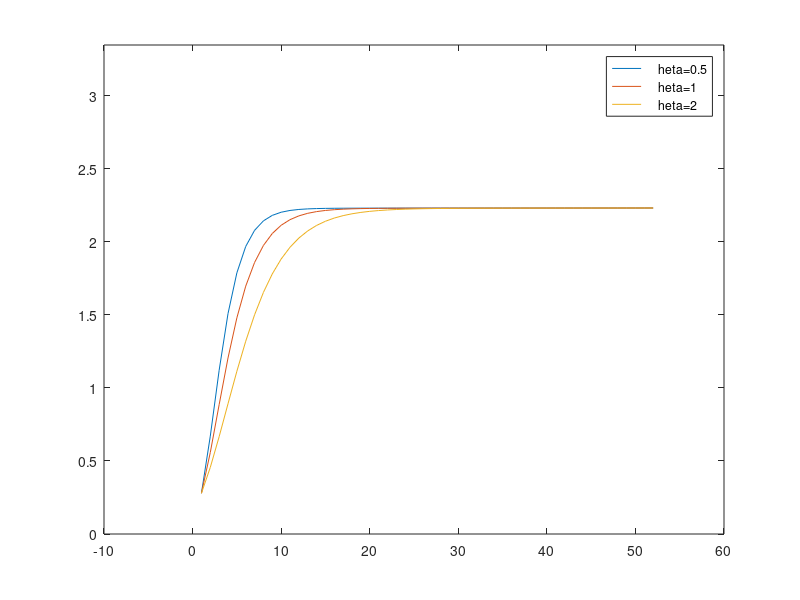
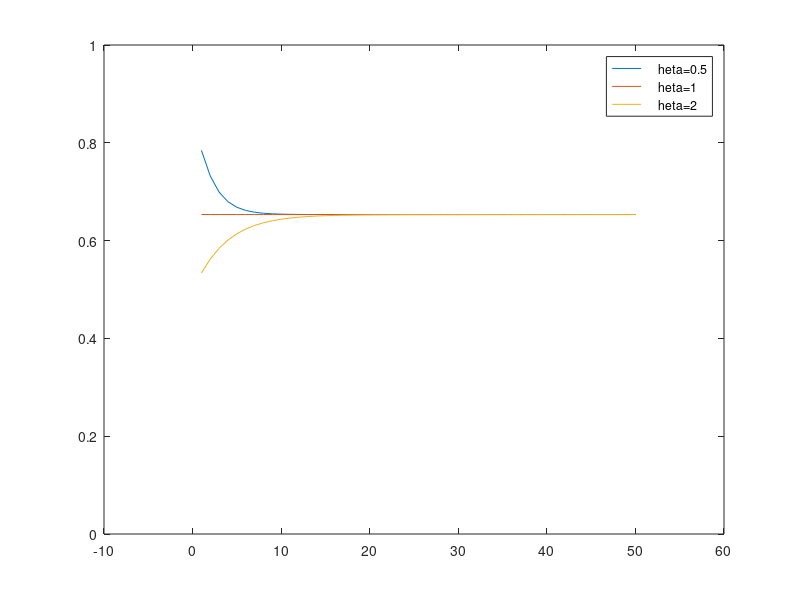

These figures' MATLAB source, in order:
clc
clear
close all

% params
alpha = 0.66667;
beta = 0.98;
delta = 1;
A = 2;
A_0 = 1;
theta = 0.5;
% steady state capital
k_s = (((1/beta)-(1-delta))/(alpha*A))^(1/(alpha-1));  
% initial capital
k_0 = (((1/beta)-(1-delta))/(alpha*A_0))^(1/(alpha-1));

% initialize all sequences
% length of sequence to approximate
T = 50;
% capital sequence
k = linspace(k_0,k_s,T+2)';
% consumption sequence
c = zeros(T,1);
% capital investment return rate
r_k = zeros(T,1);
% wages
w = zeros(T+1,1);


% derived sequence
next_k = k;  

% algorithm execution parameters
max_error = 0.001;
max_iterations = 100000;
step = 0.0001;
error = 1.0;

% algorithm:
iteration_count = 0;
while ((iteration_count<max_iterations) && (error>max_error))
    
    % update consumption to be max feasible given capital (ensuring
    % positive consumption
    c(1:T+1)=max((A*k(1:T+1).^alpha)+(1-delta)*k(1:T+1)-k(2:T+2), 0);
    % update return rates according to euler condition
    r_k(1:T)=(((c(2:T+1).^theta)./c(1:T).^theta)/beta)-(1-delta);
    % update wages using firm maximization
    w(1:T+1)=k(1:T+1).^alpha*(1-alpha)*A;
    % use firm FOC
    next_k(2:T+1)=(r_k(1:T)./(alpha*A)).^(1/(alpha-1));
    error=max(abs(k-next_k));
    
    % updating
    k=(1-step)*k+step*next_k;
    iteration_count = iteration_count+1; 
end

fprintf("Iterating for 2nd theta \n");
% change theta, initialize new sequences
theta = 1;
k2 = linspace(k_0,k_s,T+2)';
c2 = zeros(T,1);
r_k2 = zeros(T,1);
next_k = k2;  

% rerun the algorithm. reset error and iteration count
error = 1.0;
iteration_count = 0;
while ((iteration_count<max_iterations) && (error>max_error))
    
    % update consumption to be max feasible given capital (ensuring
    % positive consumption
    c2(1:T+1)=max((A*k2(1:T+1).^alpha)+(1-delta)*k2(1:T+1)-k2(2:T+2), 0);
    % update return rates according to euler condition
    r_k2(1:T)=(((c2(2:T+1).^theta)./c2(1:T).^theta)/beta)-(1-delta);
    % use firm FOC
    next_k(2:T+1)=(r_k2(1:T)./(alpha*A)).^(1/(alpha-1));
    error=max(abs(k2-next_k));
    
    % updating
    k2=(1-step)*k2+step*next_k;
    iteration_count = iteration_count+1; 
end

fprintf("Iterating for 3rd theta \n");

% change theta, initialize new sequences
theta = 2;
k3 = linspace(k_0,k_s,T+2)';
c3 = zeros(T,1);
r_k3 = zeros(T,1);
next_k = k3;  

% rerun the algorithm. reset error and iteration count
error = 1.0;
iteration_count = 0;
while ((iteration_count<max_iterations) && (error>max_error))
    
    % update consumption to be max feasible given capital (ensuring
    % positive consumption
    c3(1:T+1)=max((A*k3(1:T+1).^alpha)+(1-delta)*k3(1:T+1)-k3(2:T+2), 0);
    % update return rates according to euler condition
    r_k3(1:T)=(((c3(2:T+1).^theta)./c3(1:T).^theta)/beta)-(1-delta);
    % use firm FOC
    next_k(2:T+1)=(r_k3(1:T)./(alpha*A)).^(1/(alpha-1));
    error=max(abs(k3-next_k));
    
    % updating
    k3=(1-step)*k3+step*next_k;
    iteration_count = iteration_count+1; 
end

% plotting
figure1 = figure;
axes1 = axes('Parent',figure1);
plot(k);
hold on
plot(k2);
hold on
plot(k3);
xlim(axes1,[-10, T+10]);
ylim(axes1,[0, 1.5*k_s]); 
legend("\theta=0.5","\theta=1","\theta=2")
saveas(figure1, "ps1q1fig4.png")


s = (A*(k(1:T).^alpha) - c(1:T))./(A*(k(1:T).^alpha));
s2 = (A*(k2(1:T).^alpha) - c2(1:T))./(A*(k2(1:T).^alpha));
s3 = (A*(k3(1:T).^alpha) - c3(1:T))./(A*(k3(1:T).^alpha));

figure2 = figure;
axes2 = axes('Parent',figure2);
plot(s);
hold on
plot(s2);
hold on
plot(s3);
xlim(axes2,[-10, T+10]);
ylim(axes2,[0, 1]); 
legend("\theta=0.5","\theta=1","\theta=2")
saveas(figure2, "ps1q1fig5.png")
